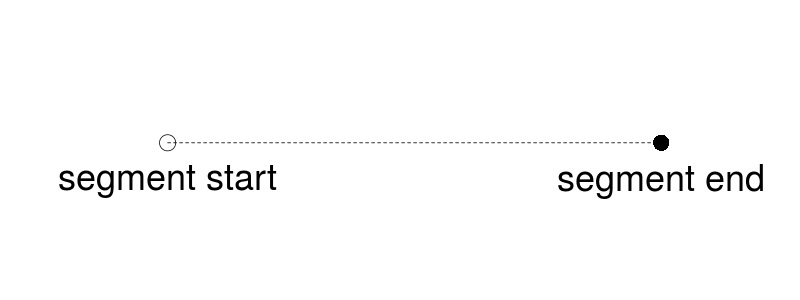

Source code (R):
rm(list=ls())

png("segPlot.png", width = 800, height = 300, bg = "transparent")
plot(c(1,9), c(1,3),type="n", axes=FALSE, frame.plot=F, xlab = "", ylab="")
#grid(10, 5, col = "lightgray", lty = "dotted",      lwd = par("lwd"), equilogs = TRUE)

startx = 2
starty = 2
endx = 8
endy = 2
points( startx, starty, pch  = 1, cex = 3)
points( endx, endy, pch  = 16, cex = 3 )
lines( c(startx,endx), c(starty,endy), lty = 2, cex = 3 )
upy = downy = 0.5
leftx = rightx = 0.5

text( startx, starty-downy, label = "segment start", cex = 3 )
text( endx, endy-downy, label = "segment end", cex = 3 )
dev.off()
